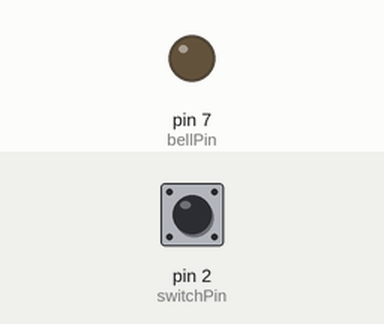
This sketch was run on a simulated Arduino Uno, built with avr-gcc and run on an emulated ATmega328P. Parts: output pins drawn as LEDs (lit = HIGH). Inputs (shaded band) come from the test bench; at power-on: pin 2 (switchPin) LOW.

Above: at 1.2 s.
1.3 s: pin 2 (switchPin) pulled HIGH for 0.15 s
At 2.1 s:
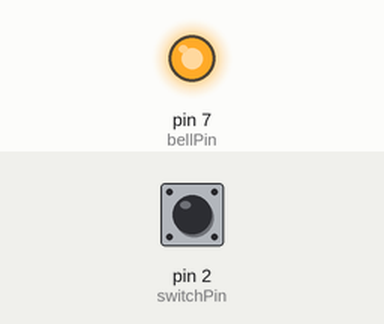
2.9 s: pin 2 (switchPin) pulled HIGH for 1 s
At 3.3 s:
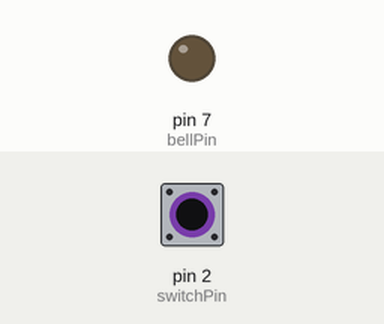
5.4 s: pin 2 (switchPin) pulled HIGH for 3.2 s
At 6.4 s:
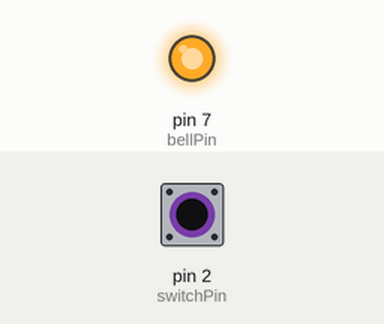
Timing chart, 0 to 8.4 s (numbered marks = the images above; inputs shaded):
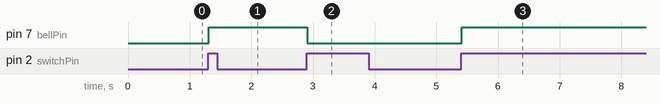

Measured:
- after the input at 1.3 s, pin 7 (bellPin): LOW → HIGH at once
- after the input at 2.9 s, pin 7 (bellPin): HIGH → LOW at once
- after the input at 5.4 s, pin 7 (bellPin): LOW → HIGH at once

The sketch:

Exp_4_push_button_switch.ino
```cpp
const int switchPin = 2;
const int bellPin = 7;
int bellState = LOW;
int switchState=LOW;
int lastswitchState = LOW;
unsigned long lastDebounceTime = 0;
unsigned long debounceDelay = 10;
void setup() {
pinMode(switchPin, INPUT);
pinMode(bellPin, OUTPUT);
digitalWrite(bellPin, bellState);
}

void loop() {

int reading = digitalRead(switchPin);


if (reading != lastswitchState) {
lastDebounceTime = millis();
}
if ((millis() - lastDebounceTime) > debounceDelay) {
if (reading != switchState) {
switchState = reading;
if (switchState == HIGH) {
bellState = !bellState;
}
}
}
digitalWrite(bellPin, bellState);
lastswitchState=reading;
}
```
